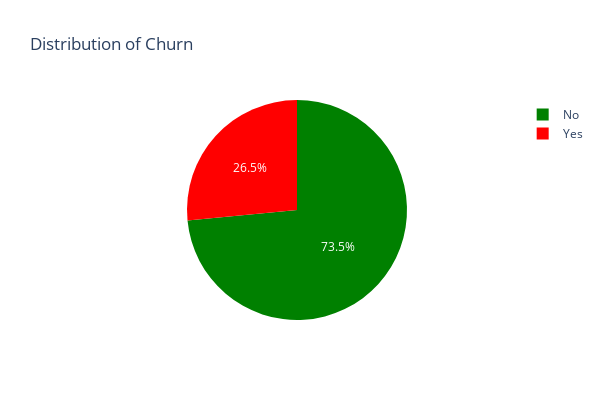

Here is the notebook cell this chart was saved with:
### Markdown cell above
* If target variable's distribution is too skewed then the predictive modeling will not be possible.

### Code cell
target_variable = churn_data["Churn"].value_counts().to_frame()
target_variable = target_variable.reset_index()
target_variable = target_variable.rename(columns={'index': 'Category'})
fig = px.pie(target_variable, values='Churn', names='Category', color_discrete_sequence=["green", "red"],
             title='Distribution of Churn', width=600, height=400)
fig.show()

### Figure 1 — Plotly figure (JSON) as saved in the notebook; plotly's stock layout.template omitted (floating-point values rounded to 4 significant figures)
{"data": [{"domain": {"x": [0, 1], "y": [0, 1]}, "hovertemplate": "Category=%{label}<br>Churn=%{value}<extra></extra>", "labels": ["No", "Yes"], "legendgroup": "", "name": "", "showlegend": true, "type": "pie", "values": [5174, 1869]}], "layout": {"height": 400, "legend": {"tracegroupgap": 0}, "piecolorway": ["green", "red"], "title": {"text": "Distribution of Churn"}, "width": 600}}
